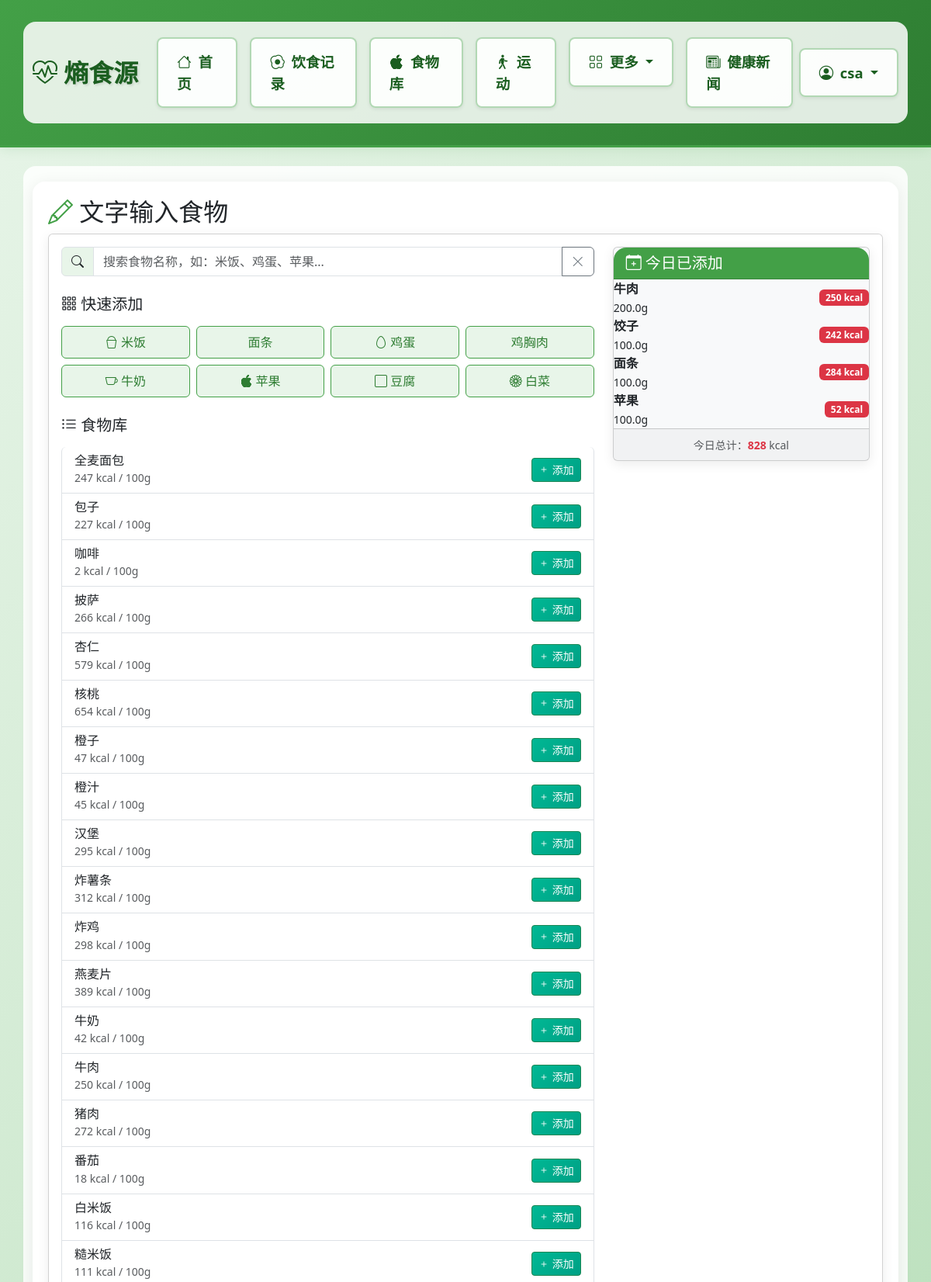
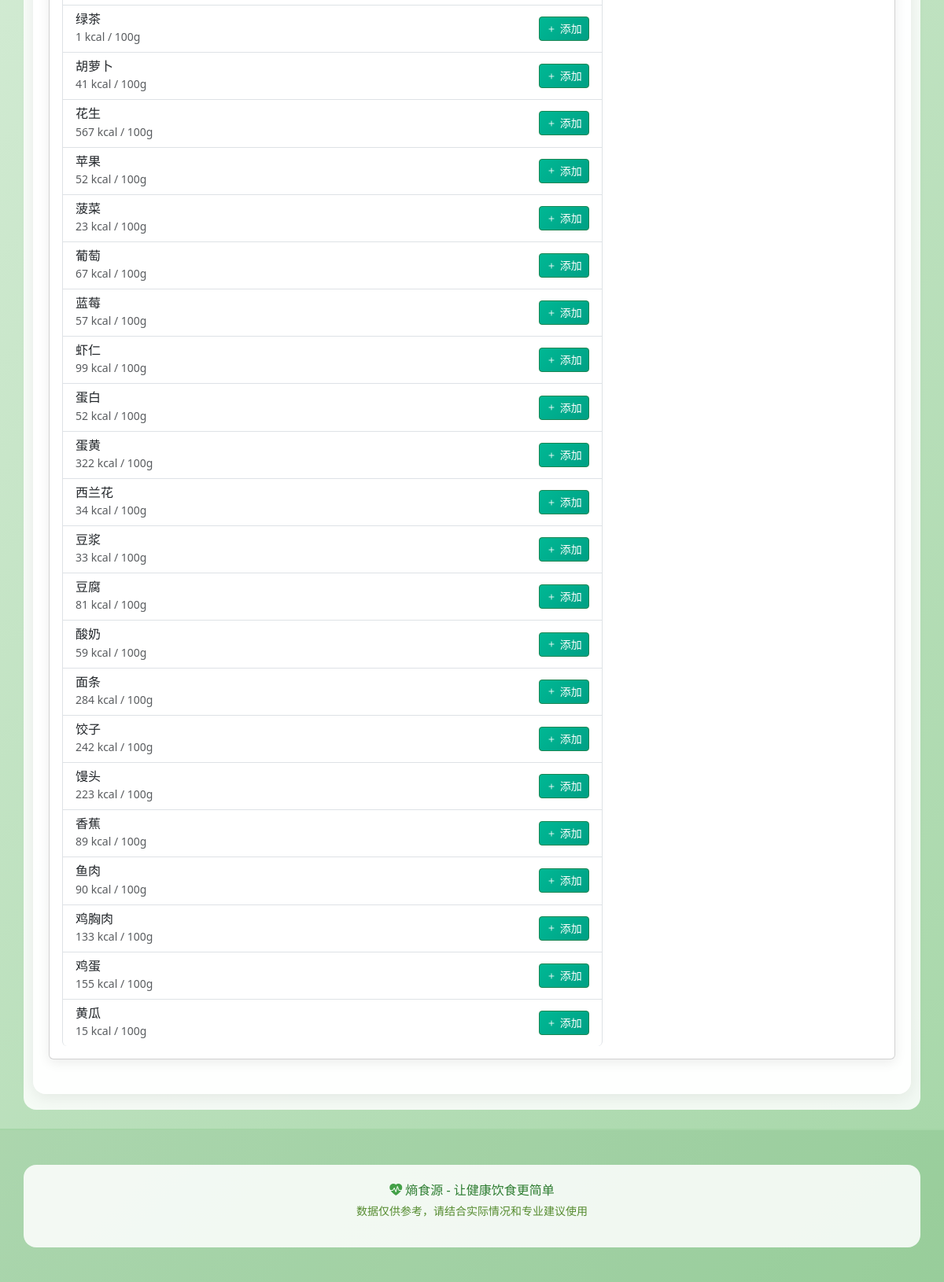
The page /food/text (signed in) on the database its author committed (2 pictures, top to bottom).
### models.py (models this page shows, shortened)
class User(UserMixin, db.Model):
    __tablename__ = 'users'
    id = db.Column(db.Integer, primary_key=True)
    username = db.Column(db.String(80), unique=True, nullable=False)
    email = db.Column(db.String(120), unique=True, nullable=False)
    password_hash = db.Column(db.String(255), nullable=False)
    created_at = db.Column(db.DateTime, default=datetime.utcnow)
    age = db.Column(db.Integer, default=25)
    gender = db.Column(db.String(10), default='male')  # male, female
    height = db.Column(db.Float, default=170.0)  # cm
    weight = db.Column(db.Float, default=65.0)  # kg
    activity_level = db.Column(db.String(20), default='moderate')  # sedentary, light, moderate, active, very_active
    goal = db.Column(db.String(20), default='maintain')  # lose, maintain, gain
    target_calories = db.Column(db.Float, default=2000)
    target_protein = db.Column(db.Float, default=100)
    target_carbs = db.Column(db.Float, default=250)
    target_fat = db.Column(db.Float, default=65)
    food_records = db.relationship('FoodRecord', backref='user', lazy=True, cascade='all, delete-orphan')
    exercise_records = db.relationship('ExerciseRecord', backref='user', lazy=True, cascade='all, delete-orphan')
    weight_records = db.relationship('WeightRecord', backref='user', lazy=True, cascade='all, delete-orphan')
    sleep_records = db.relationship('SleepRecord', backref='user', lazy=True, cascade='all, delete-orphan')

class Food(db.Model):
    __tablename__ = 'foods'
    id = db.Column(db.Integer, primary_key=True)
    name = db.Column(db.String(100), nullable=False)
    name_en = db.Column(db.String(100))
    category = db.Column(db.String(50))
    calories = db.Column(db.Float, default=0)  # kcal
    protein = db.Column(db.Float, default=0)  # g
    carbs = db.Column(db.Float, default=0)  # g
    fat = db.Column(db.Float, default=0)  # g
    fiber = db.Column(db.Float, default=0)  # g
    sugar = db.Column(db.Float, default=0)  # g
    sodium = db.Column(db.Float, default=0)  # mg
    vitamin_c = db.Column(db.Float, default=0)  # mg
    calcium = db.Column(db.Float, default=0)  # mg
    iron = db.Column(db.Float, default=0)  # mg
    potassium = db.Column(db.Float, default=0)  # mg
    ingredients = db.Column(db.Text)
    additives = db.Column(db.Text)  # JSON格式存储添加剂
    image_url = db.Column(db.String(255))
    barcode = db.Column(db.String(50))
    is_custom = db.Column(db.Boolean, default=False)
    created_by = db.Column(db.Integer, db.ForeignKey('users.id'))
    created_at = db.Column(db.DateTime, default=datetime.utcnow)

class FoodRecord(db.Model):
    __tablename__ = 'food_records'
    id = db.Column(db.Integer, primary_key=True)
    user_id = db.Column(db.Integer, db.ForeignKey('users.id'), nullable=False)
    food_id = db.Column(db.Integer, db.ForeignKey('foods.id'))
    food_name = db.Column(db.String(100), nullable=False)
    quantity = db.Column(db.Float, default=100)  # 克数
    meal_type = db.Column(db.String(20))  # breakfast, lunch, dinner, snack
    calories = db.Column(db.Float, default=0)
    protein = db.Column(db.Float, default=0)
    carbs = db.Column(db.Float, default=0)
    fat = db.Column(db.Float, default=0)
    fiber = db.Column(db.Float, default=0)
    input_method = db.Column(db.String(20))  # photo, text, voice, barcode
    photo_url = db.Column(db.String(255))
    date = db.Column(db.Date, default=date.today)
    time = db.Column(db.Time, default=datetime.now().time)
    created_at = db.Column(db.DateTime, default=datetime.utcnow)
    food = db.relationship('Food', backref='records')

### app.py (the view)
@app.route('/food/text')
@login_required
def food_text():
    foods = Food.query.order_by(Food.name).all()
    today = date.today()
    today_records = FoodRecord.query.filter_by(
        user_id=current_user.id,
        date=today
    ).order_by(FoodRecord.created_at.desc()).all() if hasattr(FoodRecord, 'created_at') else []
    today_foods = [{'name': r.food_name, 'portion': r.quantity, 'calories': r.calories} for r in today_records]
    foods_json = json.dumps([{
        'id': f.id,
        'name': f.name,
        'name_en': getattr(f, 'name_en', ''),
        'calories': f.calories,
        'protein': f.protein,
        'carbs': f.carbs,
        'fat': f.fat
    } for f in foods], ensure_ascii=False)
    return render_template('food_text.html',
                         foods=foods,
                         foods_json=foods_json,
                         today_foods=today_foods)

### templates/food_text.html (shortened to what this page needs)
{% extends "base.html" %}
{% block content %}
<h2><i class="bi bi-pencil" style="color: #43a047;"></i> 文字输入食物</h2>
<div class="card mb-4">
    <div class="card-body">
        <div class="row">
            <div class="col-md-8">
                <div class="input-group mb-3">
                    <span class="input-group-text" style="background: #e8f5e9;"><i class="bi bi-search"></i></span>
                    <input type="text" class="form-control" id="searchInput" placeholder="搜索食物名称，如：米饭、鸡蛋、苹果..."
                           onkeyup="handleSearch(event)">
                    <button class="btn btn-outline-secondary" type="button" onclick="clearSearch()">
                        <i class="bi bi-x-lg"></i>
                    </button>
                </div>
                <h5 class="mb-3"><i class="bi bi-grid-3x3-gap"></i> 快速添加</h5>
                <div class="row g-2 mb-4">
                    <div class="col-6 col-md-3">
                        <button class="btn w-100 py-2 quick-food-btn" onclick="quickAdd('米饭', 150)">
                            <i class="bi bi-bucket"></i> 米饭
                        </button>
                    </div>
                    <div class="col-6 col-md-3">
                        <button class="btn w-100 py-2 quick-food-btn" onclick="quickAdd('面条', 200)">
                             面条
                        </button>
                    </div>
                    <div class="col-6 col-md-3">
                        <button class="btn w-100 py-2 quick-food-btn" onclick="quickAdd('鸡蛋', 50)">
                            <i class="bi bi-egg"></i> 鸡蛋
                        </button>
                    </div>
                    <div class="col-6 col-md-3">
                        <button class="btn w-100 py-2 quick-food-btn" onclick="quickAdd('鸡胸肉', 100)">
                             鸡胸肉
                        </button>
                    </div>
                    <div class="col-6 col-md-3">
                        <button class="btn w-100 py-2 quick-food-btn" onclick="quickAdd('牛奶', 250)">
                            <i class="bi bi-cup"></i> 牛奶
                        </button>
                    </div>
                    <div class="col-6 col-md-3">
                        <button class="btn w-100 py-2 quick-food-btn" onclick="quickAdd('苹果', 200)">
                            <i class="bi bi-apple"></i> 苹果
                        </button>
                    </div>
                    <div class="col-6 col-md-3">
                        <button class="btn w-100 py-2 quick-food-btn" onclick="quickAdd('豆腐', 100)">
                            <i class="bi bi-square"></i> 豆腐
                        </button>
                    </div>
                    <div class="col-6 col-md-3">
                        <button class="btn w-100 py-2 quick-food-btn" onclick="quickAdd('白菜', 100)">
                            <i class="bi bi-flower1"></i> 白菜
                        </button>
                    </div>
                </div>
                <h5 class="mb-3"><i class="bi bi-list-ul"></i> 食物库</h5>
                <div class="list-group" id="foodList">
                    {% for food in foods %}
                    <div class="list-group-item list-group-item-action d-flex justify-content-between align-items-center">
                        <div>
                            <h6 class="mb-0">{{ food.name }}</h6>
                            <small class="text-muted">{{ food.calories|int }} kcal / 100g</small>
                        </div>
                        <button class="btn btn-sm btn-success" onclick="showAddForm('{{ food.name }}', {{ food.calories }}, {{ food.protein }}, {{ food.carbs }}, {{ food.fat }})">
                            <i class="bi bi-plus"></i> 添加
                        </button>
                    </div>
                    {% endfor %}
                </div>
            </div>
            <div class="col-md-4">
                <div class="card" style="background: #f8f9fa;">
                    <div class="card-header" style="background: #43a047; color: white;">
                        <h5 class="mb-0"><i class="bi bi-calendar-plus"></i> 今日已添加</h5>
                    </div>
                    <div class="card-body p-0" style="max-height: 400px; overflow-y: auto;">
                        <div id="todayAdded">
                            {% if today_foods %}
                                {% for item in today_foods %}
                                <div class="list-group-item d-flex justify-content-between align-items-center">
                                    <div>
                                        <strong>{{ item.name }}</strong>
                                        <br><small>{{ item.portion }}g</small>
                                    </div>
                                    <span class="badge bg-danger">{{ item.calories|int }} kcal</span>
                                </div>
                                {% endfor %}
                            {% else %}
                            <div class="p-3 text-center text-muted">
                                <i class="bi bi-inbox display-6"></i>
                                <p class="mt-2 mb-0">暂无记录</p>
                            </div>
                            {% endif %}
                        </div>
                    </div>
                    <div class="card-footer text-center">
                        <small class="text-muted">今日总计：<span id="todayTotal" class="text-danger fw-bold">0</span> kcal</small>
                    </div>
                </div>
            </div>
        </div>
    </div>
</div>
{% endblock %}

### templates/base.html (shortened to what this page needs)
<!DOCTYPE html>
<html lang="zh-CN">
<head>
    <link rel="stylesheet" href="{{ url_for('static', filename='css/style.css') }}">
    <link href="https://cdn.jsdelivr.net/npm/bootstrap@5.3.0/dist/css/bootstrap.min.css" rel="stylesheet">
    <link href="https://cdn.jsdelivr.net/npm/bootstrap-icons@1.11.0/font/bootstrap-icons.css" rel="stylesheet">
</head>
<body>
    <nav class="navbar navbar-expand-lg navbar-light" style="background: linear-gradient(135deg, #e8f5e9 0%, #c8e6c9 50%, #a5d6a7 100%); border-bottom: 3px solid #43a047; box-shadow: 0 2px 15px rgba(67, 160, 71, 0.15);">
        <div class="container">
            <a class="navbar-brand fw-bold" href="{{ url_for('index') }}" style="color: #1b5e20; font-size: 2rem;">
                <i class="bi bi-heart-pulse"></i> <span style="font-weight: 800; text-shadow: 2px 2px 3px rgba(0,0,0,0.1);">熵食源</span>
            </a>
            <div class="collapse navbar-collapse" id="navbarNav">
                <ul class="navbar-nav me-auto">
                    <li class="nav-item">
                        <a class="nav-link px-4 py-3 rounded-3 mx-2 shadow-sm" href="{{ url_for('index') }}" style="color: #1b5e20; font-weight: 800; font-size: 1.15rem; background: rgba(255,255,255,0.9); border: 2px solid rgba(67, 160, 71, 0.4);"><i class="bi bi-house me-1"></i> 首页</a>
                    </li>
                    {% if current_user.is_authenticated %}
                    <li class="nav-item">
                        <a class="nav-link px-4 py-3 rounded-3 mx-2 shadow-sm" href="{{ url_for('diet') }}" style="color: #1b5e20; font-weight: 800; font-size: 1.15rem; background: rgba(255,255,255,0.9); border: 2px solid rgba(67, 160, 71, 0.4);"><i class="bi bi-egg-fried me-1"></i> 饮食记录</a>
                    </li>
                    <li class="nav-item">
                        <a class="nav-link px-4 py-3 rounded-3 mx-2 shadow-sm" href="{{ url_for('foods') }}" style="color: #1b5e20; font-weight: 800; font-size: 1.15rem; background: rgba(255,255,255,0.9); border: 2px solid rgba(67, 160, 71, 0.4);"><i class="bi bi-apple me-1"></i> 食物库</a>
                    </li>
                    <li class="nav-item">
                        <a class="nav-link px-4 py-3 rounded-3 mx-2 shadow-sm" href="{{ url_for('exercise') }}" style="color: #1b5e20; font-weight: 800; font-size: 1.15rem; background: rgba(255,255,255,0.9); border: 2px solid rgba(67, 160, 71, 0.4);"><i class="bi bi-person-walking me-1"></i> 运动</a>
                    </li>
                    <li class="nav-item dropdown">
                        <a class="nav-link px-4 py-3 rounded-3 mx-2 shadow-sm dropdown-toggle" href="#" data-bs-toggle="dropdown" style="color: #1b5e20; font-weight: 800; font-size: 1.15rem; background: rgba(255,255,255,0.9); border: 2px solid rgba(67, 160, 71, 0.4);">
                            <i class="bi bi-grid me-1"></i> 更多
                        </a>
                    </li>
                    {% endif %}
                    <li class="nav-item">
                        <a class="nav-link px-4 py-3 rounded-3 mx-2 shadow-sm" href="{{ url_for('news') }}" style="color: #1b5e20; font-weight: 800; font-size: 1.15rem; background: rgba(255,255,255,0.9); border: 2px solid rgba(67, 160, 71, 0.4);"><i class="bi bi-newspaper me-1"></i> 健康新闻</a>
                    </li>
                </ul>
                <ul class="navbar-nav">
                    {% if current_user.is_authenticated %}
                    <li class="nav-item dropdown">
                        <a class="nav-link px-4 py-3 rounded-3 dropdown-toggle shadow-sm" href="#" data-bs-toggle="dropdown" style="color: #1b5e20; font-weight: 800; font-size: 1.15rem; background: rgba(255,255,255,0.9); border: 2px solid rgba(67, 160, 71, 0.4);">
                            <i class="bi bi-person-circle me-1"></i> {{ current_user.username }}
                        </a>
                    </li>
                    {% endif %}
                </ul>
            </div>
        </div>
    </nav>
    <main class="container my-4">
        <div style="background: rgba(255, 255, 255, 0.92); border-radius: 16px; padding: 20px; box-shadow: 0 4px 20px rgba(0, 0, 0, 0.08);">
        {% block content %}{% endblock %}
        </div>
    </main>
    <footer class="py-4 mt-4" style="background: rgba(46, 125, 50, 0.1); border-top: 2px solid #a5d6a7;">
        <div class="container text-center">
            <p class="mb-1" style="color: #2e7d32;">
                <i class="bi bi-heart-pulse-fill" style="color: #43a047;"></i> 熵食源 - 让健康饮食更简单
            </p>
            <p class="small" style="color: #558b2f;">
                数据仅供参考，请结合实际情况和专业建议使用
            </p>
        </div>
    </footer>
</body>
</html>

### rows shown on the page
User: username "csa"
Food: name "全麦面包", calories "247"
Food: name "包子", calories "227"
Food: name "咖啡", calories "2"
Food: name "披萨", calories "266"
Food: name "杏仁", calories "579"
Food: name "核桃", calories "654"
Food: name "橙子", calories "47"
Food: name "橙汁", calories "45"
Food: name "汉堡", calories "295"
Food: name "炸薯条", calories "312"
Food: name "炸鸡", calories "298"
Food: name "燕麦片", calories "389"
Food: name "牛奶", calories "42"
Food: name "牛肉", calories "250"
Food: name "猪肉", calories "272"
Food: name "番茄", calories "18"
Food: name "白米饭", calories "116"
Food: name "糙米饭", calories "111"
Food: name "绿茶", calories "1"
Food: name "胡萝卜", calories "41"
Food: name "花生", calories "567"
Food: name "苹果", calories "52"
Food: name "菠菜", calories "23"
Food: name "葡萄", calories "67"
Food: name "蓝莓", calories "57"
Food: name "虾仁", calories "99"
Food: name "蛋白", calories "52"
Food: name "蛋黄", calories "322"
Food: name "西兰花", calories "34"
Food: name "豆浆", calories "33"
Food: name "豆腐", calories "81"
Food: name "酸奶", calories "59"
Food: name "面条", calories "284"
Food: name "饺子", calories "242"
Food: name "馒头", calories "223"
Food: name "香蕉", calories "89"
Food: name "鱼肉", calories "90"
Food: name "鸡胸肉", calories "133"
Food: name "鸡蛋", calories "155"
Food: name "黄瓜", calories "15"
FoodRecord: name "牛肉", portion "200.0", calories "250"
FoodRecord: name "饺子", portion "100.0", calories "242"
FoodRecord: name "面条", portion "100.0", calories "284"
FoodRecord: name "苹果", portion "100.0", calories "52"
